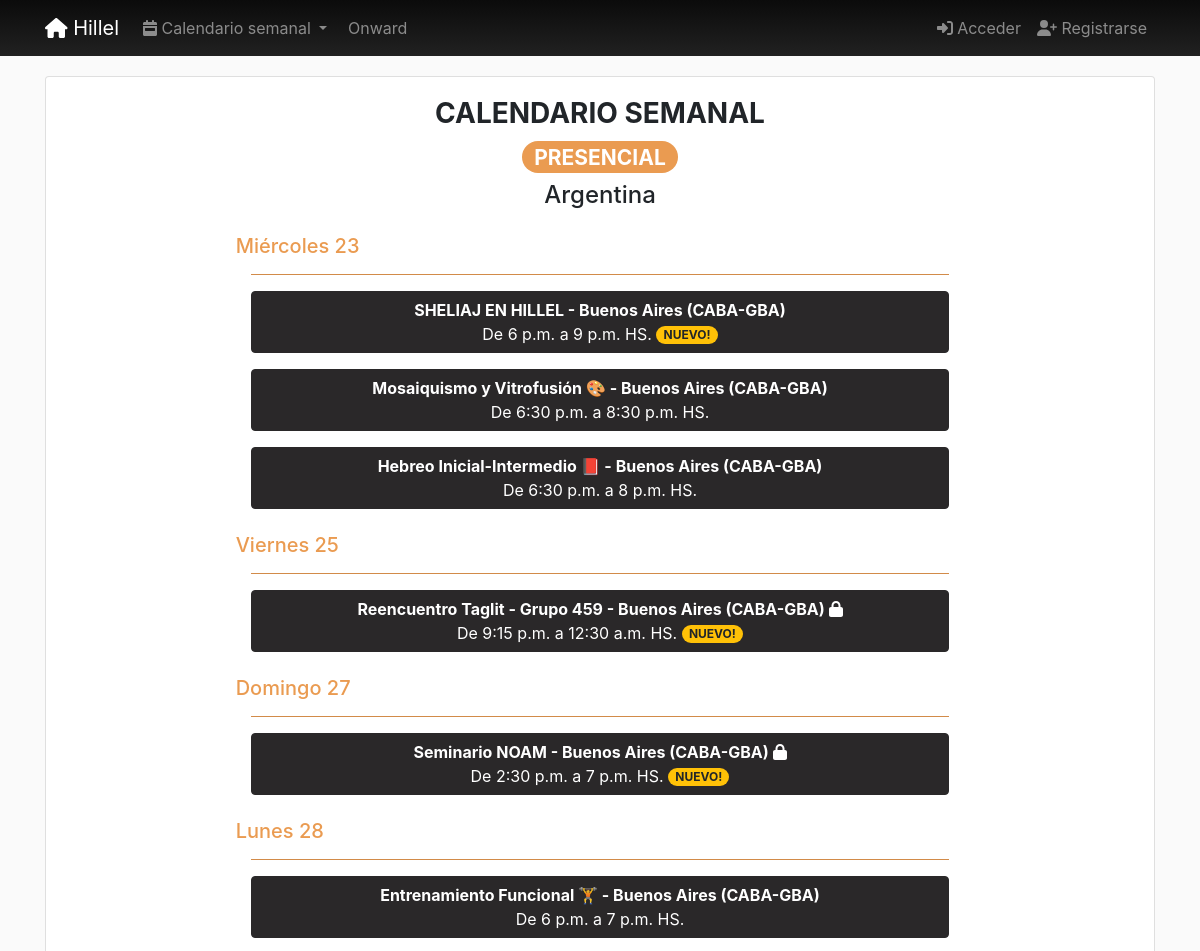
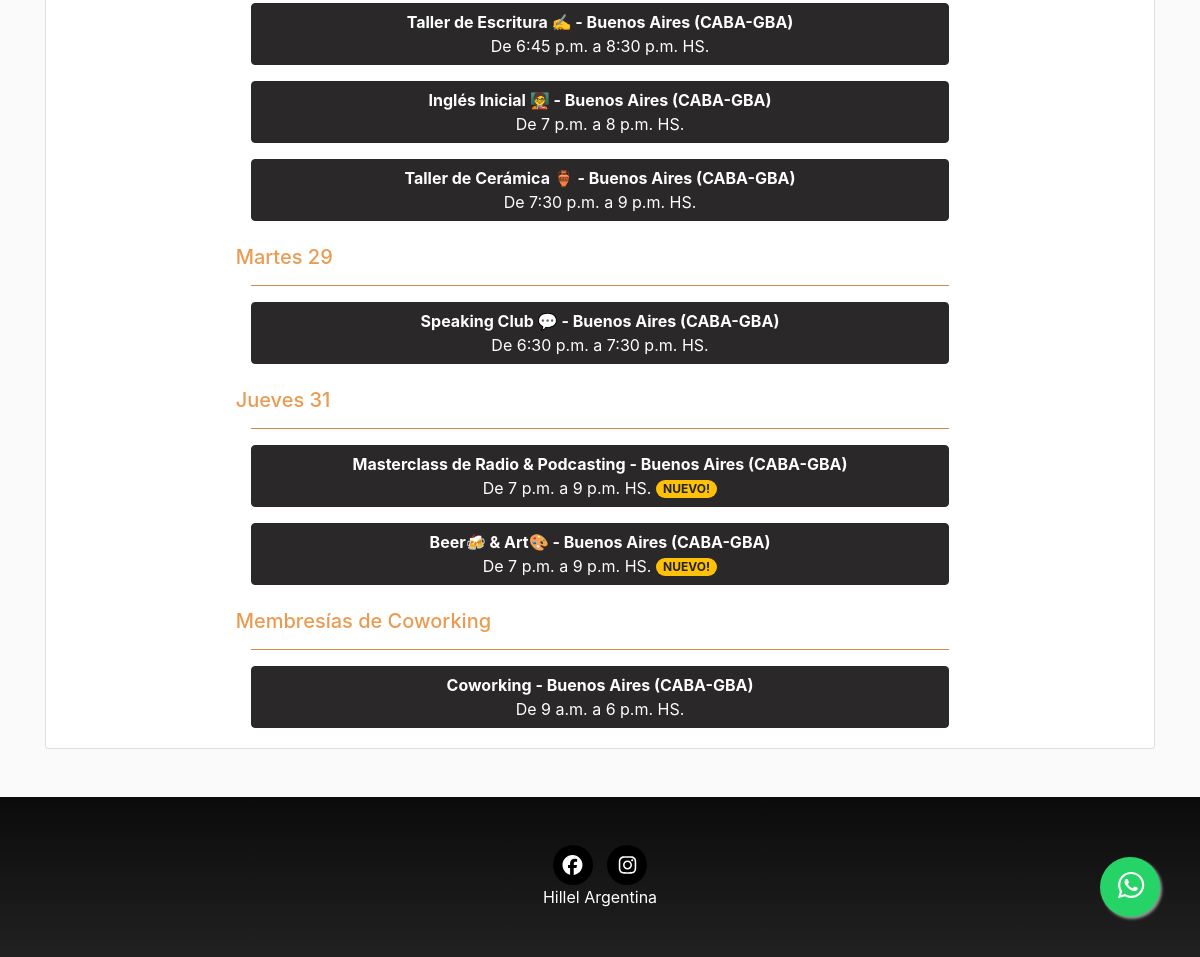
The app's page /pages/, older data (2 pictures, top to bottom).
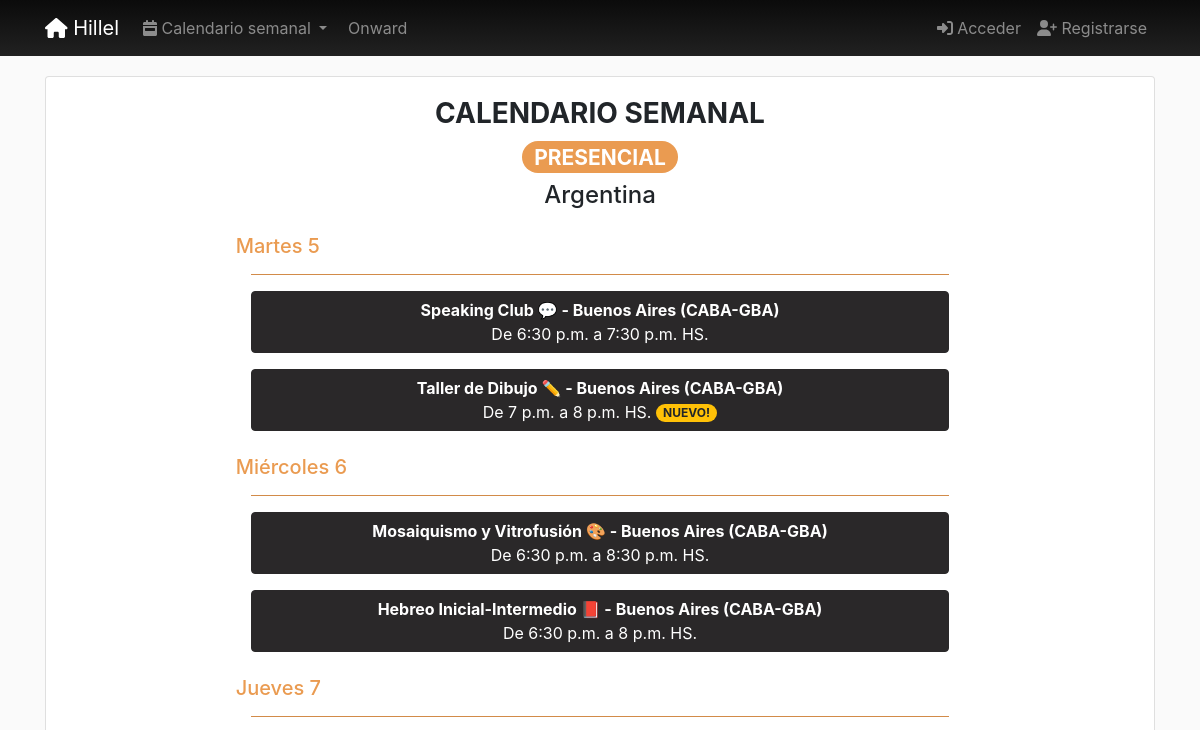
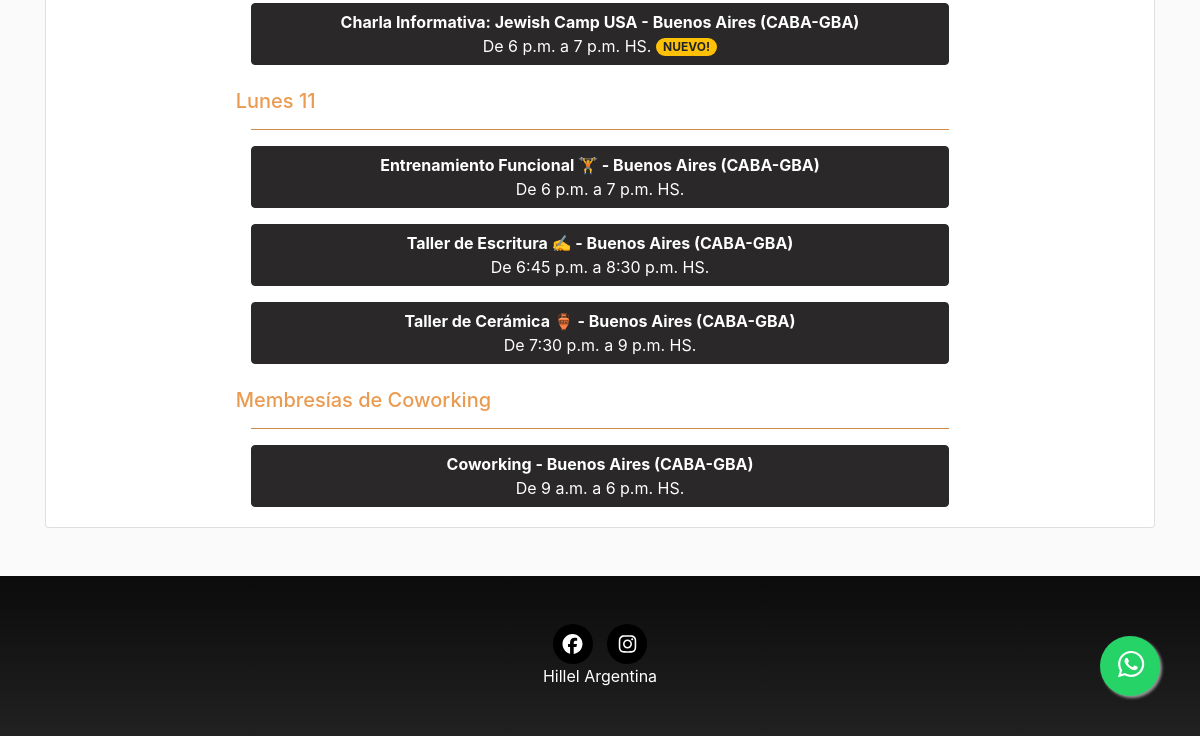
The same page, newer data (2 pictures, top to bottom).
### pages/models.py (models this page shows, shortened)
class Day(models.Model):
    day = models.CharField(verbose_name="Día", max_length=200)
    order = models.SmallIntegerField(verbose_name="Orden", default=0)
    class Meta:
        verbose_name = "Día"
        verbose_name_plural = "Días"
        ordering = ['order']
    @property
    def HayActividadPresencial(self, **kwargs):
        pages = Page.objects.find(self, 0)
        if pages is None:
            return False
        return True
    def __str__(self):
        return self.day

class Page(models.Model):
    title = models.CharField(verbose_name="Título", max_length=200)
    horaDesde = models.TimeField(verbose_name="Hora desde", null=True, blank=True, auto_now=False, auto_now_add=False,)
    horaHasta = models.TimeField(verbose_name="Hora hasta", null=True, blank=True, auto_now=False, auto_now_add=False,)
    description = RichTextField(verbose_name="Descripción", null=True, blank=True)
    textoExtraMail = RichTextField(verbose_name="Texto extra del mail", null=True, blank=True)
    flyer = models.ImageField(upload_to=custom_upload_to,
                              null=True, blank=True)
    dia = models.ForeignKey(Day, verbose_name='dia', null=True, on_delete=models.CASCADE)
    cupo = models.SmallIntegerField(verbose_name="Cupo", default=0)
    modalidad = BooleanField(verbose_name="Online", default=0)
    nuevo = BooleanField(verbose_name="Nuevo", default=0)
    activa = BooleanField(verbose_name="Activa", default=1)
    categories = models.ManyToManyField(Category, verbose_name='categorias', related_name='get_pages', blank=True)
    provincia = models.ForeignKey(Provincia, on_delete=models.CASCADE, null=True, blank=True)
    responsable = models.ForeignKey(Responsable, on_delete=models.CASCADE, null=True, blank=True)
    colaborador = models.ForeignKey(Colaborador, on_delete=models.CASCADE, null=True, blank=True)
    secreta = BooleanField(verbose_name="Tiene clave?", default=0)
    clave = models.CharField(verbose_name="Clave", null=True, blank=True, default="", max_length=200)
    objects = PagesManager()
    created = models.DateTimeField(auto_now_add=True, verbose_name="Fecha de creación", blank=True, null=True)
    updated = models.DateTimeField(auto_now=True, verbose_name="Fecha de edición", blank=True, null=True)
    class Meta:
        verbose_name = "actividad"
        verbose_name_plural = "actividades"
        ordering = ['dia__order', 'horaDesde', '-title']
    @property
    def Qanotados(self):
        subscripcion = Subscription.objects.find_page(self)
        if subscripcion is None:
            return 0
        if len(subscripcion) > 0:
            return subscripcion.count()
        return 0

### location/models.py (models this page shows)
class Provincia(models.Model):
    title = models.CharField(verbose_name="Nombre", max_length=200)
    order = models.SmallIntegerField(verbose_name="Orden")
    created = models.DateTimeField(auto_now_add=True, verbose_name="Fecha de creación", blank=True, null=True)
    updated = models.DateTimeField(auto_now=True, verbose_name="Fecha de edición", blank=True, null=True)
    class Meta:
        verbose_name = "Provincia"
        verbose_name_plural = "Provincias"
        ordering = ['order']
    def __str__(self):
        return self.title

### pages/views.py (the view)
# urls.py: path('', PageList.as_view(), name='pages'),
class PageList(ListView):
    model = Page
    def get_context_data(self, **kwargs):
        context = super().get_context_data(**kwargs)
        context['days'] = Day.objects.all().order_by('order')#,'page__horaDesde')
        if self.request.user.is_anonymous:
            provincia = None  # Provincia.objects.get(title="CABA")
        else:
            profile = Profile.objects.get_or_create(user=self.request.user)
            if profile is None:
                provincia = None  # Provincia.objects.get(title="CABA")
            else:
                provincia = self.request.user.profile.provincia
        context['provincia'] = provincia
        for day in context['days']:
            if provincia is None:
                day.mostrar = day.HayActividadPresencial
            else:
                day.mostrar = Day.HayActividadPresencial_provincia(day, provincia)
        if len(self.kwargs) > 0:
            context['modalidad'] = self.kwargs['modalidad']
        else:
            context['modalidad'] = 0
        context['modalidadStr'] = 'presencial' if context['modalidad'] == 0 else 'online'
        return context

### pages/models.py (called while the page is built)
    def find(self, dia, modalidad):
        queryset = self.filter(modalidad=modalidad, dia=dia, activa=True)
        if len(queryset) > 0:
            return queryset
        return None

    def find_page(self, page):
        queryset = self.filter(pages=page)
        if len(queryset) > 0:
            return queryset
        return None

### profiles/processors.py (called while the page is built)
def ctx_dict(request):
    ctx = {}
    bitajon = False
    if request.user.groups.filter(name="BITAJON").count():
        bitajon = True
    ctx["bitajon"] = bitajon
    return ctx

### registration/processors.py (called while the page is built)
def ctx_dict(request):
    ctx = {}
    temporadaOnward = TemporadaOnward.objects.all().first()
    ctx['temporadaOnward'] = temporadaOnward.temporada
    return ctx

### social/models.py (called while the page is built)
    def __str__(self):
        return self.numero

### social/processors.py (called while the page is built)
def ctx_dict(request):
    ctx = {}
    links = Link.objects.all()
    for link in links:
        ctx[link.key] = link.url
    whatsapp = Whatsapp.objects.all().first()
    ctx['whatsappHillel'] = whatsapp
    return ctx

### pages/templates/pages/page_list.html (shortened to what this page needs)
{% extends 'core/base.html' %}
{% load static %}
{% block content %}
  {% include 'pages/includes/pages_menu.html' %}
  <main role="main">
    <div class="container"    >
      <div class="card mx-auto border-1 mb-5"    >
          <div class="card-body mx-auto col-md-8"  >
            <h3  class="text-center font-weight-bold">CALENDARIO SEMANAL</h3>
            <h3 class="text-center">
            {% if modalidad  %}
              <a href="{% url 'pages:pages' 0 %}" class="text-center badge badge-pill text-white badge-online">ONLINE</a>
              {% else %}
              <a href="{% url 'pages:pages' 1 %}" class="text-center badge badge-pill text-white badge-presencial">PRESENCIAL</a>
              <h4 class="text-center">{%if request.user.profile.provincia is not None  %} {{provincia}} {% else %} Argentina {% endif %}</h4>
              {% endif %}
            </h3>
            {% for day in days %}
            {% if modalidad == 0 and day.HayActividadPresencial or modalidad == 1 and day.HayActividadOnline %}
              {% if day.mostrar and modalidad == 0 or modalidad == 1  %}
              <div class="row mt-4">
                  <h5 class="mb-0 text-{{modalidadStr}}">{{day}}</h5>
                </div>
                <hr class="hr-{{modalidadStr}}">
              {% endif %}
            {% endif %}
              {% for page in page_list|dictsort:"horaDesde" %}
                {% if day == page.dia  and modalidad == page.modalidad and page.activa %}
                  {% if modalidad == 1 or modalidad == 0 and request.user.profile.provincia == page.provincia or page.provincia is None or request.user.profile.provincia is None %}
                    <div class="row mt-3">
                      <div class="col-md-12 ">
                        {% if page in request.user.profile.subscription %}
                          <a class="btn btn-{{modalidadStr}} btn-block text-center"  href="{% url 'pages:page' page.id page.title|slugify %}">
                        {% else %}
                          <a class="btn btn-dark btn-block text-center" href="{% url 'pages:page' page.id page.title|slugify %}">
                        {% endif %}
                          <dl class="mb-0" style="white-space: normal; ">
                          <dt class="mb-0 text-center">
                        {{page.title}}
                        {% if request.user.profile.provincia is None and modalidad == 0 %}
                        - {{page.provincia}}
                        {% endif %}
                        {% if page.secreta %}<i class="fas fa-lock"></i>{% endif %}
                          </dt>
                        <dd class=" mb-0 text-center">
                        De {{page.horaDesde}}
                        {% if page.horaHasta != None %}
                        a {{page.horaHasta}}
                        {% endif %}
                        HS.
                            {% if page.nuevo %}
                              <span class="badge badge-pill badge-warning ">NUEVO!</span>
                            {% endif %}
                          </dd>
                          </dl>
                        </a>
                      </div>
                    </div>
                  {% endif %}
                {% endif %}
              {% endfor %}
            {% endfor %}
          </div>
        </div>
      </div>
  </main>
{% endblock %}

Row changes from the older to the newer data that the page shows:
no longer on this page (row edited): Day: day "Viernes 25"
no longer on this page (row edited): Page: title "Reencuentro Taglit - Grupo 459", provincia "Buenos Aires (CABA-GBA)", secreta True (drawn), horaDesde "9:15 p.m.", horaHasta "12:30 a.m.", nuevo "NUEVO!", shown under "Viernes 25"
no longer on this page (row edited): Day: day "Domingo 27"
no longer on this page (row edited): Page: title "Seminario NOAM", provincia "Buenos Aires (CABA-GBA)", secreta True (drawn), horaDesde "2:30 p.m.", horaHasta "7 p.m.", nuevo "NUEVO!", shown under "Domingo 27"
no longer on this page (row edited): Day: day "Martes 29", Page (title "Speaking Club 💬", provincia "Buenos Aires (CABA-GBA)", horaDesde "6:30 p.m.", horaHasta "7:30 p.m.")
no longer on this page (row edited): Day: day "Jueves 31"
no longer on this page (row edited): Page: title "Masterclass de Radio & Podcasting", provincia "Buenos Aires (CABA-GBA)", horaDesde "7 p.m.", horaHasta "9 p.m.", nuevo "NUEVO!", shown under "Jueves 31"
no longer on this page (row edited): Page: title "Beer🍻 & Art🎨", provincia "Buenos Aires (CABA-GBA)", horaDesde "7 p.m.", horaHasta "9 p.m.", nuevo "NUEVO!", shown under "Jueves 31"
added Day: day "Martes 5", Page (title "Speaking Club 💬", provincia "Buenos Aires (CABA-GBA)", horaDesde "6:30 p.m.", horaHasta "7:30 p.m.")
added Page: title "Taller de Dibujo ✏️", provincia "Buenos Aires (CABA-GBA)", horaDesde "7 p.m.", horaHasta "8 p.m.", nuevo "NUEVO!", shown under "Martes 5"
changed Day: loses Page (title "SHELIAJ EN HILLEL", provincia "Buenos Aires (CABA-GBA)", horaDesde "6 p.m.", horaHasta "9 p.m.", nuevo "NUEVO!"); day "Miércoles 23" → "Miércoles 6"
added Day: day "Jueves 7"
added Page: title "Charla Informativa: Jewish Camp USA", provincia "Buenos Aires (CABA-GBA)", horaDesde "6 p.m.", horaHasta "7 p.m.", nuevo "NUEVO!", shown under "Jueves 7"
changed Day: loses Page (title "Inglés Inicial 🧑‍🏫", provincia "Buenos Aires (CABA-GBA)", horaDesde "7 p.m.", horaHasta "8 p.m."); day "Lunes 28" → "Lunes 11"
